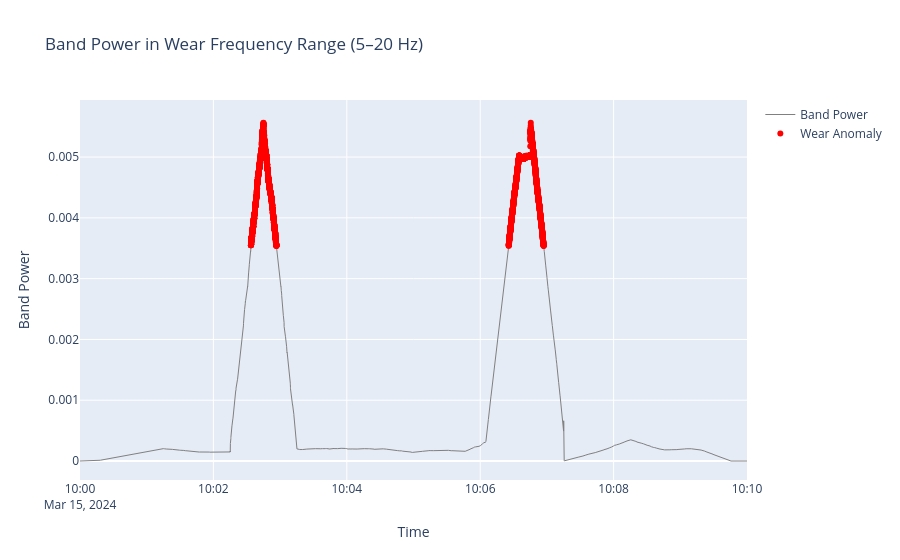

Source (notebook cell):
### Code cell
fig = go.Figure()
fig.add_trace(go.Scatter(x=result["timestamp"], y=result["band_power"],
                         name="Band Power", line=dict(color="gray", width=1)))
anomalies = result[result["wear_anomaly"]]
fig.add_trace(go.Scatter(x=anomalies["timestamp"], y=anomalies["band_power"],
                         mode="markers", name="Wear Anomaly",
                         marker=dict(color="red", size=6)))
fig.update_layout(title="Band Power in Wear Frequency Range (5–20 Hz)",
                  xaxis_title="Time", yaxis_title="Band Power")
fig.show()

### Figure 1 — Plotly figure (JSON) as saved in the notebook; plotly's stock layout.template omitted (floating-point values rounded to 4 significant figures; data arrays with more than 128 entries replaced by an {"elided": "..."} marker saying what was removed)
{"data": [{"line": {"color": "gray", "width": 1}, "name": "Band Power", "type": "scatter", "x": {"elided": "30000 str values"}, "y": {"elided": "30000 float values"}}, {"marker": {"color": "red", "size": 6}, "mode": "markers", "name": "Wear Anomaly", "type": "scatter", "x": {"elided": "2727 str values"}, "y": {"elided": "2727 float values"}}], "layout": {"title": {"text": "Band Power in Wear Frequency Range (5–20 Hz)"}, "xaxis": {"title": {"text": "Time"}}, "yaxis": {"title": {"text": "Band Power"}}}}
